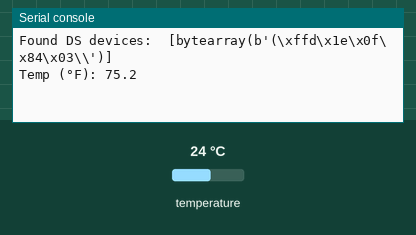
This program was run on a simulated MicroPython board. On the bench: the last lines printed to the serial console. Inputs (shaded band) come from the test bench; at power-on: temperature 24 °C.

Above: at 1.2 s.
1.3 s: temperature set to 12 °C
At 7.4 s:
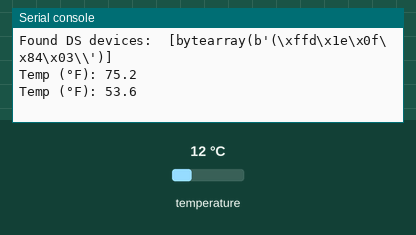
7.7 s: temperature set to 19 °C
At 13.0 s:
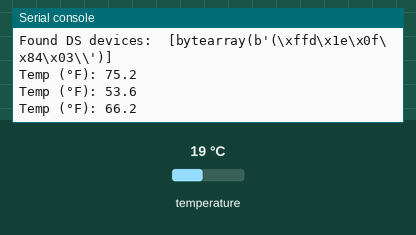
Timing chart, 0 to 14.5 s (numbered marks = the images above; inputs shaded):
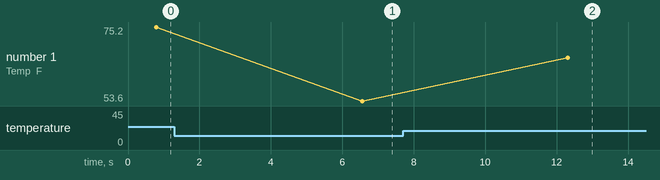

The program:

main.py
```python
import machine, onewire, ds18x20, time

ds_pin = machine.Pin(18)
ds_sensor = ds18x20.DS18X20(onewire.OneWire(ds_pin))

roms = ds_sensor.scan()
print("Found DS devices: ", roms)

while True:
    ds_sensor.convert_temp()
    time.sleep_ms(750)
    for rom in roms:
        celsius = ds_sensor.read_temp(rom)

        print(f"Temp (°F): {round((celsius * 1.8)+32, 2)}")
    time.sleep(5)
```

Measured:
- after the input at 1.3 s, the serial console: prints a new line after 5.3 s (image 1)
- after the input at 7.7 s, the serial console: prints a new line after 4.6 s (image 2)
- plotted number 1: 75.2 → 53.6 after the input at 1.3 s, 53.6 → 66.2 after the input at 7.7 s
